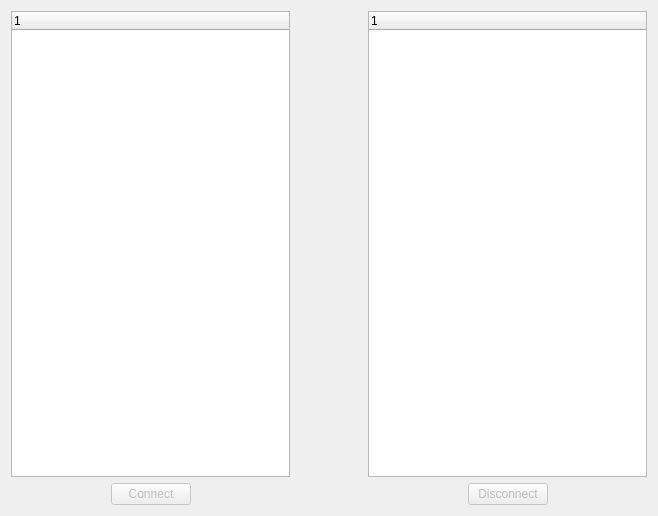
<?xml version="1.0" encoding="UTF-8"?>
<ui version="4.0">
 <class>AudioManGUIClass</class>
 <widget class="QWidget" name="AudioManGUIClass">
  <property name="geometry">
   <rect>
    <x>0</x>
    <y>0</y>
    <width>658</width>
    <height>516</height>
   </rect>
  </property>
  <property name="windowTitle">
   <string>AudioManGUI</string>
  </property>
  <property name="windowIcon">
   <iconset>
    <normaloff>Bild1.png</normaloff>Bild1.png</iconset>
  </property>
  <layout class="QGridLayout" name="gridLayout">
   <item row="0" column="0">
    <layout class="QVBoxLayout" name="verticalLayout_2"/>
   </item>
   <item row="1" column="1">
    <spacer name="horizontalSpacer_4">
     <property name="orientation">
      <enum>Qt::Horizontal</enum>
     </property>
     <property name="sizeType">
      <enum>QSizePolicy::Fixed</enum>
     </property>
     <property name="sizeHint" stdset="0">
      <size>
       <width>60</width>
       <height>0</height>
      </size>
     </property>
    </spacer>
   </item>
   <item row="8" column="0" colspan="4">
    <layout class="QHBoxLayout" name="horizontalLayout"/>
   </item>
   <item row="0" column="3">
    <layout class="QHBoxLayout" name="horizontalLayout_2"/>
   </item>
   <item row="1" column="0">
    <layout class="QVBoxLayout" name="verticalLayout">
     <item>
      <widget class="QTreeWidget" name="SourceView">
       <property name="enabled">
        <bool>true</bool>
       </property>
       <attribute name="headerVisible">
        <bool>true</bool>
       </attribute>
       <attribute name="headerShowSortIndicator" stdset="0">
        <bool>false</bool>
       </attribute>
       <attribute name="headerStretchLastSection">
        <bool>true</bool>
       </attribute>
       <column>
        <property name="text">
         <string notr="true">1</string>
        </property>
       </column>
      </widget>
     </item>
    </layout>
   </item>
   <item row="6" column="0">
    <layout class="QHBoxLayout" name="horizontalLayout_3">
     <item>
      <spacer name="horizontalSpacer">
       <property name="orientation">
        <enum>Qt::Horizontal</enum>
       </property>
       <property name="sizeHint" stdset="0">
        <size>
         <width>40</width>
         <height>20</height>
        </size>
       </property>
      </spacer>
     </item>
     <item>
      <widget class="QPushButton" name="pushButton">
       <property name="enabled">
        <bool>false</bool>
       </property>
       <property name="text">
        <string>Connect</string>
       </property>
       <property name="icon">
        <iconset>
         <normaloff>Bild1.png</normaloff>Bild1.png</iconset>
       </property>
      </widget>
     </item>
     <item>
      <spacer name="horizontalSpacer_2">
       <property name="orientation">
        <enum>Qt::Horizontal</enum>
       </property>
       <property name="sizeHint" stdset="0">
        <size>
         <width>40</width>
         <height>20</height>
        </size>
       </property>
      </spacer>
     </item>
    </layout>
   </item>
   <item row="6" column="3">
    <layout class="QHBoxLayout" name="horizontalLayout_4">
     <item>
      <spacer name="horizontalSpacer_5">
       <property name="orientation">
        <enum>Qt::Horizontal</enum>
       </property>
       <property name="sizeHint" stdset="0">
        <size>
         <width>40</width>
         <height>20</height>
        </size>
       </property>
      </spacer>
     </item>
     <item>
      <widget class="QPushButton" name="pushButton_2">
       <property name="enabled">
        <bool>false</bool>
       </property>
       <property name="text">
        <string>Disconnect</string>
       </property>
       <property name="icon">
        <iconset>
         <normaloff>Bild1.png</normaloff>Bild1.png</iconset>
       </property>
      </widget>
     </item>
     <item>
      <spacer name="horizontalSpacer_3">
       <property name="orientation">
        <enum>Qt::Horizontal</enum>
       </property>
       <property name="sizeHint" stdset="0">
        <size>
         <width>40</width>
         <height>20</height>
        </size>
       </property>
      </spacer>
     </item>
    </layout>
   </item>
   <item row="1" column="3">
    <widget class="QTreeWidget" name="SinkView">
     <column>
      <property name="text">
       <string notr="true">1</string>
      </property>
     </column>
    </widget>
   </item>
  </layout>
 </widget>
 <layoutdefault spacing="6" margin="11"/>
 <resources/>
 <connections/>
</ui>
